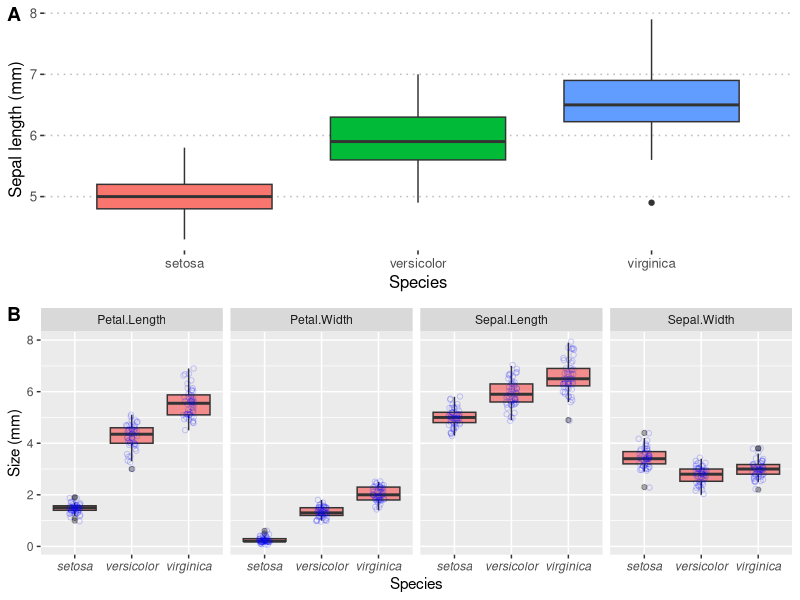
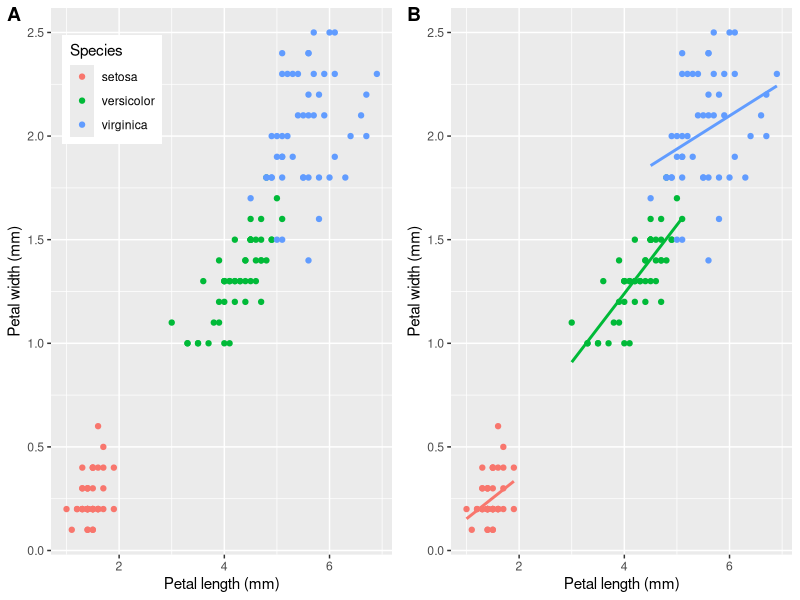
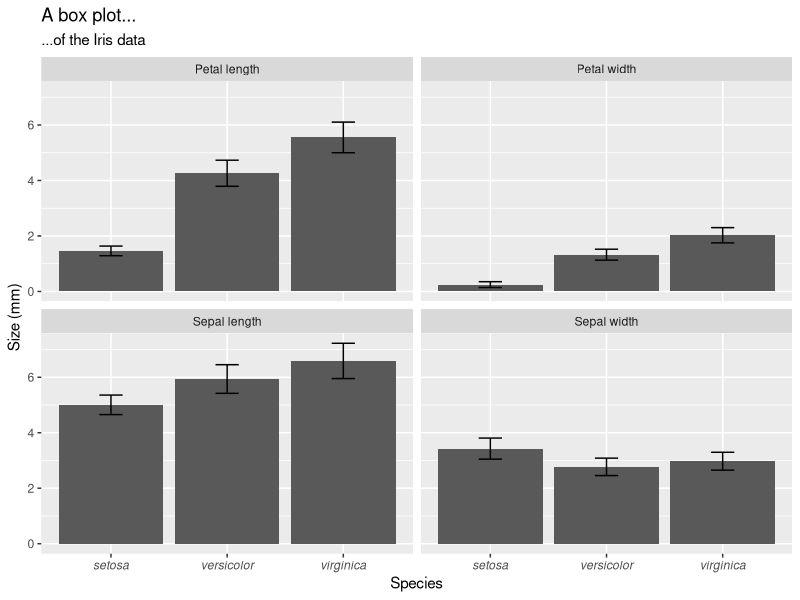

Write R code to recreate these figures, in order.
## ---- chunk 1
knitr::opts_chunk$set(
  comment = "R>", 
  warning = FALSE, 
  message = FALSE
)
## ---- chunk 2
library(tidyverse)
library(ggpubr)
library(RColorBrewer)
## ---- chunk 3
# the numerical summary produced by a piped series of functions;
# create a summary of the data (i.e. number of replicates per species)
# used for (A), (B) and (C), below
iris.cnt <- iris %>%
  count(Species) %>% # automagically creates a column, n, with the counts
  mutate(prop = n / sum(n)) # creates the relative proportion of each species
iris.cnt
## ---- chunk 4

## ---- chunk 5
plt1 <- ggplot(data = iris, aes(x = Species, y = Sepal.Length, fill = Species)) +
  geom_boxplot(show.legend = FALSE) + theme_pubclean() +
  labs(y = "Sepal length (mm)")

iris.long <- iris %>% 
  gather(key = "variable", value = "size", -Species)

plt2 <- ggplot(data = iris.long, aes(x = Species, y = size)) +
  geom_boxplot(fill = "red", alpha = 0.4) +
  geom_jitter(width = 0.1, shape = 21, colour = "blue", fill = NA, alpha = 0.2) +
  facet_wrap(~variable, nrow = 1) +
  labs(y = "Size (mm)") +
  theme(axis.text.x = element_text(face = "italic"))

ggarrange(plt1, plt2, nrow = 2, ncol = 1, labels = "AUTO")
## ---- chunk 6
plt1 <- ggplot(data = iris, aes(x = Petal.Length, y = Petal.Width, colour = Species)) +
  geom_point() +
  labs(x = "Petal length (mm)", y = "Petal width (mm)") +
  theme(legend.position = c(0.18, 0.85))

plt2 <- ggplot(data = iris, aes(x = Petal.Length, y = Petal.Width, colour = Species)) +
  geom_point(show.legend = FALSE) +
  labs(x = "Petal length (mm)", y = "Petal width (mm)") +
  geom_smooth(method = "lm", se = FALSE, show.legend = FALSE)

ggarrange(plt1, plt2, ncol = 2, nrow = 1, labels = "AUTO")
## ---- chunk 7
# first make nice labels for the facets because the default ones 
# in the dataframe are not so nice; use the `labeller()` function
# to receive the new variable names defined here
facet.names <- c(Petal.Length = "Petal length", 
                 Petal.Width = "Petal width",
                 Sepal.Length = "Sepal length",
                 Sepal.Width = "Sepal width")

# start with the `iris.long` long data that were produced above
# we create summaries of mean and SD and squirt it directly
# into the ggplot functions
iris.long %>% 
  group_by(Species, variable) %>% 
  summarise(mean.size = mean(size),
            sd.size = sd(size)) %>% 
  ggplot(aes(x = Species, y = mean.size)) +
  geom_bar(stat = "identity") +
  geom_errorbar(aes(ymin = mean.size - sd.size, ymax = mean.size + sd.size), width = 0.2) +
  facet_wrap(~variable, labeller = labeller(variable = facet.names)) +
  labs(y = "Size (mm)", title = "A box plot...", subtitle = "...of the Iris data") +
  theme(axis.text.x = element_text(face = "italic"))
